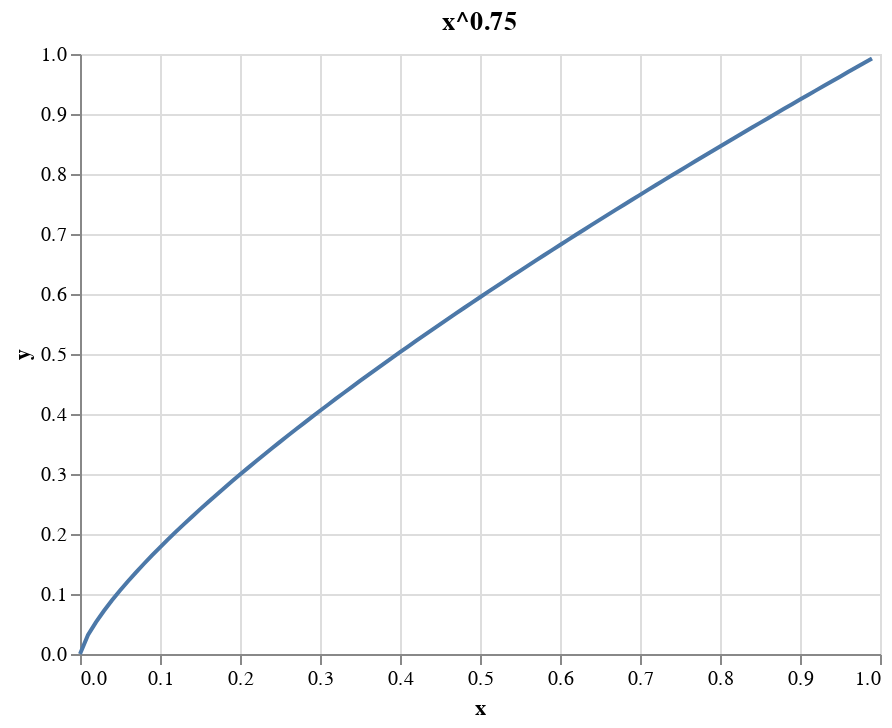

The cell this chart's notebook holds for it:
### Markdown cell above
With that in the bag, let's look at creating training data. The general idea is to create a set of examples where each example has:

- doc id
- sample ids - a collection of the target token and some noise tokens
- context ids - tokens before and after the target token

e.g. If our context size was 2, the first example from the above dataset would be:

```
{"doc_id": 0,
 "sample_ids": [word2idx[x] for x in ["week", "random-word-from-vocab", "random-word-from-vocab"...],
 "context_ids": [word2idx[x] for x in ["in", "the", "before", "their"]]}
 ```
 
 The random words are chosen according to a probability distribution:
 
 > a unigram distribution raised to the 3/4rd power, as proposed by T. Mikolov et al. in Distributed Representations of Words and Phrases and their Compositionality

This has the effect of slightly increasing the relative probability of rare words (look at the graph of `y=x^0.75` below and see how the lower end is raised above `y=x`).

### Code cell
import altair as alt
import numpy as np

data = pd.DataFrame(zip(np.arange(0,1,0.01), np.power(np.arange(0,1,0.01), 0.75)), columns=["x", "y"])
alt.Chart(data, title="x^0.75").mark_line().encode(x="x", y="y")

### Figure 1 — Vega-Lite specification as saved in the notebook (floating-point values rounded to 4 significant figures)
{"config": {"view": {"continuousWidth": 400, "continuousHeight": 300}}, "data": {"name": "data-afc3dc0951a9e12875119a5af86e52b5"}, "mark": "line", "encoding": {"x": {"field": "x", "type": "quantitative"}, "y": {"field": "y", "type": "quantitative"}}, "title": "x^0.75", "$schema": "https://vega.github.io/schema/vega-lite/v4.17.0.json", "datasets": {"data-afc3dc0951a9e12875119a5af86e52b5": [{"x": 0.0, "y": 0.0}, {"x": 0.01, "y": 0.03162}, {"x": 0.02, "y": 0.05318}, {"x": 0.03, "y": 0.07208}, {"x": 0.04, "y": 0.08944}, {"x": 0.05, "y": 0.1057}, {"x": 0.06, "y": 0.1212}, {"x": 0.07, "y": 0.1361}, {"x": 0.08, "y": 0.1504}, {"x": 0.09, "y": 0.1643}, {"x": 0.1, "y": 0.1778}, {"x": 0.11, "y": 0.191}, {"x": 0.12, "y": 0.2039}, {"x": 0.13, "y": 0.2165}, {"x": 0.14, "y": 0.2289}, {"x": 0.15, "y": 0.241}, {"x": 0.16, "y": 0.253}, {"x": 0.17, "y": 0.2648}, {"x": 0.18, "y": 0.2763}, {"x": 0.19, "y": 0.2878}, {"x": 0.2, "y": 0.2991}, {"x": 0.21, "y": 0.3102}, {"x": 0.22, "y": 0.3212}, {"x": 0.23, "y": 0.3321}, {"x": 0.24, "y": 0.3429}, {"x": 0.25, "y": 0.3536}, {"x": 0.26, "y": 0.3641}, {"x": 0.27, "y": 0.3746}, {"x": 0.28, "y": 0.3849}, {"x": 0.29, "y": 0.3952}, {"x": 0.3, "y": 0.4054}, {"x": 0.31, "y": 0.4155}, {"x": 0.32, "y": 0.4255}, {"x": 0.33, "y": 0.4354}, {"x": 0.34, "y": 0.4453}, {"x": 0.35, "y": 0.455}, {"x": 0.36, "y": 0.4648}, {"x": 0.37, "y": 0.4744}, {"x": 0.38, "y": 0.484}, {"x": 0.39, "y": 0.4935}, {"x": 0.4, "y": 0.503}, {"x": 0.41, "y": 0.5124}, {"x": 0.42, "y": 0.5217}, {"x": 0.43, "y": 0.531}, {"x": 0.44, "y": 0.5402}, {"x": 0.45, "y": 0.5494}, {"x": 0.46, "y": 0.5586}, {"x": 0.47, "y": 0.5676}, {"x": 0.48, "y": 0.5767}, {"x": 0.49, "y": 0.5857}, {"x": 0.5, "y": 0.5946}, {"x": 0.51, "y": 0.6035}, {"x": 0.52, "y": 0.6124}, {"x": 0.53, "y": 0.6212}, {"x": 0.54, "y": 0.6299}, {"x": 0.55, "y": 0.6387}, {"x": 0.56, "y": 0.6474}, {"x": 0.57, "y": 0.656}, {"x": 0.58, "y": 0.6646}, {"x": 0.59, "y": 0.6732}, {"x": 0.6, "y": 0.6817}, {"x": 0.61, "y": 0.6902}, {"x": 0.62, "y": 0.6987}, {"x": 0.63, "y": 0.7071}, {"x": 0.64, "y": 0.7155}, {"x": 0.65, "y": 0.7239}, {"x": 0.66, "y": 0.7322}, {"x": 0.67, "y": 0.7406}, {"x": 0.68, "y": 0.7488}, {"x": 0.69, "y": 0.7571}, {"x": 0.7, "y": 0.7653}, {"x": 0.71, "y": 0.7735}, {"x": 0.72, "y": 0.7816}, {"x": 0.73, "y": 0.7898}, {"x": 0.74, "y": 0.7979}, {"x": 0.75, "y": 0.8059}, {"x": 0.76, "y": 0.814}, {"x": 0.77, "y": 0.822}, {"x": 0.78, "y": 0.83}, {"x": 0.79, "y": 0.838}, {"x": 0.8, "y": 0.8459}, {"x": 0.81, "y": 0.8538}, {"x": 0.82, "y": 0.8617}, {"x": 0.83, "y": 0.8696}, {"x": 0.84, "y": 0.8774}, {"x": 0.85, "y": 0.8852}, {"x": 0.86, "y": 0.893}, {"x": 0.87, "y": 0.9008}, {"x": 0.88, "y": 0.9086}, {"x": 0.89, "y": 0.9163}, {"x": 0.9, "y": 0.924}, {"x": 0.91, "y": 0.9317}, {"x": 0.92, "y": 0.9394}, {"x": 0.93, "y": 0.947}, {"x": 0.94, "y": 0.9547}, {"x": 0.95, "y": 0.9623}, {"x": 0.96, "y": 0.9698}, {"x": 0.97, "y": 0.9774}, {"x": 0.98, "y": 0.985}, {"x": 0.99, "y": 0.9925}]}}
